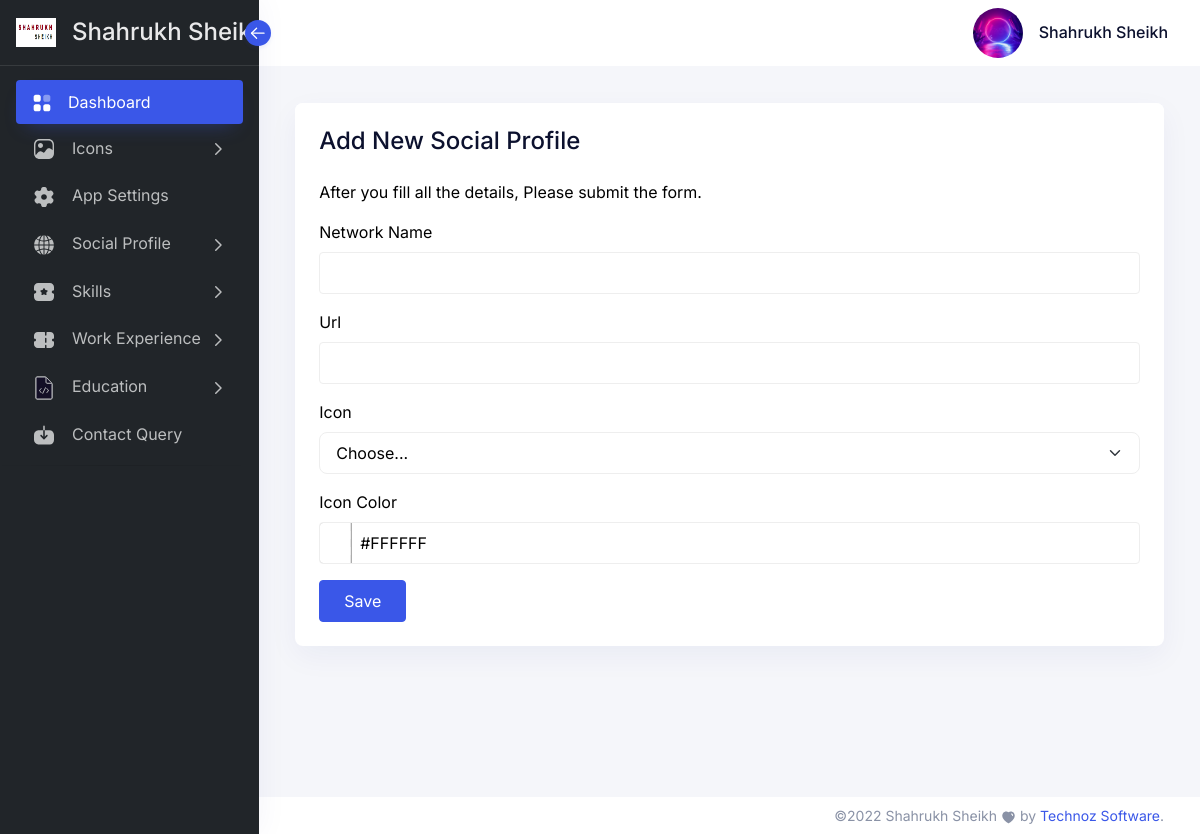
Page /admin/social_add.php (signed in) on the committed database.
### tables this page shows
CREATE TABLE IF NOT EXISTS `app_setting` (
  `app_id` int(255) NOT NULL AUTO_INCREMENT,
  `app_name` varchar(255) DEFAULT NULL,
  `app_admin_logo` text,
  `admin_favicon` text,
  `site_logo` text,
  `site_favicon` text,
  `banner_image` varchar(255) DEFAULT NULL,
  `page_title_prefix` varchar(255) DEFAULT NULL,
  `website_url` varchar(255) DEFAULT NULL,
  `email` varchar(255) DEFAULT NULL,
  `phone` varchar(255) DEFAULT NULL,
  `site_description` text,
  `tagline` varchar(255) DEFAULT NULL,
  `keywords` varchar(255) DEFAULT NULL,
  `sidebar_variant` varchar(255) DEFAULT NULL,
  `admin_panel_theme` varchar(255) DEFAULT NULL,
  `status` int(4) NOT NULL DEFAULT '1',
  `dob` varchar(255) DEFAULT NULL,
  `address` varchar(255) DEFAULT NULL,
  `languages` varchar(255) DEFAULT NULL,
  PRIMARY KEY (`app_id`)
);

CREATE TABLE IF NOT EXISTS `admin_menu` (
  `menu_id` int(255) NOT NULL AUTO_INCREMENT,
  `item_name` varchar(255) NOT NULL,
  `item_link` text NOT NULL,
  `item_icon` text NOT NULL,
  `item_type` int(100) NOT NULL DEFAULT '1',
  `child_id` int(100) NOT NULL DEFAULT '0',
  `placement` int(10) NOT NULL DEFAULT '1',
  `status` int(10) NOT NULL DEFAULT '1',
  PRIMARY KEY (`menu_id`)
);

CREATE TABLE IF NOT EXISTS `app_icons` (
  `icon_id` int(255) NOT NULL AUTO_INCREMENT,
  `icon_name` varchar(255) NOT NULL,
  `icon` longtext NOT NULL,
  `status` int(10) NOT NULL DEFAULT '1',
  PRIMARY KEY (`icon_id`)
);

### class/ClassDb.php (called while the page is built, shortened)
<?php
class DB
{
    public $link = null;
    public function __construct()
    {
        try {
            $this->link = new mysqli(DB_HOST, DB_USER, DB_PASS, DB_NAME);
            $this->link->set_charset("utf8");
        } catch (Exception $e) {
            die('Unable to connect to database');
        }
    }
    public function fetch_object($query, $object = false)
    {
        $row = $this->link->query($query);
        if ($this->link->error) {
            $this->log_db_errors($this->link->error, $query);
            return false;
        } else {
            $r = (!$object) ? $row->fetch_object() : $row->fetch_row();
            return $r;
        }
    }
    public function runQuery($query, $object = false)
    {
        $results = $this->link->query($query);
        if ($this->link->error) {
            $this->log_db_errors($this->link->error, $query);
            return false;
        } else {
            $row = array();
            while ($r = (!$object) ? $results->fetch_assoc() : $results->fetch_object()) {
                $row[] = $r;
            }
            return $row;
        }
    }
}

### config.php (called while the page is built, shortened)
<?php
require_once("class/ClassDb.php");
include("class/ClassQuery.php");
$db_query = new Query();
$web_setting = $db_query->fetch_object("select * from app_setting where app_id=1");
?>

### class/ClassQuery.php (called while the page is built, shortened)
<?php
class Query
{
  function __construct()
  {
    $this->db = new DB();
  }
  function runQuery($query)
  {
    $object = $this->db->runQuery($query);
    return $object;
  }
  function fetch_object($sql)
  {
    $object = $this->db->fetch_object($sql);
    return $object;
  }
}
?>

### admin/admin-auth.php (called while the page is built, shortened)
<?php
    include('../config.php');
    if(!isset($_SESSION[ADMIN_SESSION_NAME])){
        $db_query->redirect(ADMIN_PATH.'/login/' );
    }else{
        $admin_setting = $db_query->fetch_object("select * from admin where admin_id='".$_SESSION[ADMIN_SESSION_NAME]."'");
        $profile_pic = BASEPATH.'/assets/images/'.$admin_setting->admin_profile_pic;
        $menu = $db_query->runQuery("select * from admin_menu  INNER JOIN app_icons on admin_menu.item_icon=app_icons.icon_id WHERE admin_menu.status=1");
    }
?>

### admin/social_add.php (the view, shortened to what this page needs)
<?php
include('./admin-auth.php');
$form_title = 'Add New Social Profile';
$form_subtitle = 'After you fill all the details, Please submit the form.';
$name = '';
$url = '';
?>
<!doctype html>
<html lang="en" dir="ltr">
<head>
    <?php include('includes/head.php'); ?>
    <link rel="stylesheet" href="<?php echo ADMIN_PATH; ?>/styles/custom_styles.css" />
</head>
<body class="theme-color-default <?php echo $web_setting->admin_panel_theme; ?>  ">
    <?php include('includes/sidebar.php'); ?>
    <main class="main-content">
        <div class="position-relative iq-banner">
            <?php include('includes/top-nav.php'); ?>
            <div class="iq-navbar-header" style="height: 85px;">
            </div>
        </div>
        <div class="conatiner-fluid content-inner  mt-n5 py-0">
            <div class="row">
                <div class="col-sm-12 col-lg-12 ms-auto me-auto">
                    <div class="card">
                        <div class="card-header d-flex justify-content-between">
                            <div class="header-title">
                                <h4 class="card-title"><?php echo $form_title; ?></h4>
                            </div>
                        </div>
                        <div class="card-body">
                            <p><?php echo $form_subtitle; ?></p>
                            <form action="<?php echo htmlspecialchars($_SERVER['PHP_SELF']); ?>" method="POST" enctype="multipart/form-data" class="row g-3 needs-validation" novalidate>
                                <div class="col-md-12">
                                    <label for="name" class="form-label">Network Name</label>
                                    <input type="text" name="name" value="<?php echo $name; ?>" class="form-control" id="name" required>
                                </div>
                                <div class="col-md-12">
                                    <label for="url" class="form-label">Url</label>
                                    <input type="text" name="url" value="<?php echo $url; ?>" class="form-control" id="url" required>
                                </div>
                                <div class="col-md-12">
                                    <label for="icon" class="form-label">Icon</label>
                                    <select class="form-select" id="icon" name="icon" required>
                                        <option selected disabled value="0">Choose...</option>
                                    </select>
                                </div>
                                <div class="col-md-12">
                                    <label for="color" class="form-label">Icon Color</label>
                                    <input type="text" name="color" value="<?php echo $color; ?>" class="form-control" id="color" data-jscolor="{}" required>
                                </div>
                                <div class="col-12">
                                    <button class="btn btn-primary" type="submit" id="save">Save</button>
                                </div>
                            </form>
                        </div>
                    </div>
                </div>
            </div>
        </div>
        <?php include('includes/footer.php'); ?>
    </main>
</body>
</html>

### admin/includes/sidebar.php (shortened to what this page needs)
<aside class="sidebar sidebar-default navs-rounded-all sidebar-<?php echo $web_setting->sidebar_variant; ?>">
    <div class="sidebar-header d-flex align-items-center justify-content-start">
        <a href="<?php echo ADMIN_PATH . '/dashboard/' ?>" class="navbar-brand">
            <img src="<?php echo ADMIN_PATH; ?>/images/admin-panel/<?php echo $web_setting->app_admin_logo; ?>" class="admin_app_logo" />
            <h4 class="logo-title"><?php echo APP_NAME; ?></h4>
        </a>
        <div class="sidebar-toggle" data-toggle="sidebar" data-active="true">
            <i class="icon">
            </i>
        </div>
    </div>
    <div class="sidebar-body pt-0 data-scrollbar">
        <div class="sidebar-list">
            <ul class="navbar-nav iq-main-menu" id="sidebar-menu">
                <li class="nav-item">
                    <a class="nav-link active" aria-current="page" href="<?php echo ADMIN_PATH . '/dashboard/' ?>">
                        <i class="icon">
                        </i>
                        <span class="item-name">Dashboard</span>
                    </a>
                </li>
                <?php foreach ($menu as $m) {
                    if ($m['item_link'] != '#' && $m['item_type'] == 0 && $m['placement'] == 1) {
                        if($m['item_name']=='App Settings'){
                            echo '<li class="nav-item">
                                    <a class="nav-link" aria-current="page" href="' . ADMIN_PATH.$m['item_link'] . '1">
                                        <i class="icon">
                                            '.html_entity_decode($m['icon']).'
                                        </i>
                                        <span>' . $m['item_name'] . '</span>
                                    </a>
                                </li>';
                        }else{
                            echo '<li class="nav-item">
                                    <a class="nav-link" aria-current="page" href="' . ADMIN_PATH.$m['item_link'] . '">
                                        <i class="icon">
                                            '.html_entity_decode($m['icon']).'
                                        </i>
                                        <span>' . $m['item_name'] . '</span>
                                    </a>
                                </li>';
                        }
                    } else if ($m['item_link'] == '#' && $m['item_type'] == 0 && $m['child_id'] == 0  && $m['placement'] == 1) {
                        if($admin_setting->admin_level!='z' && $m['item_name']=='Menu' || $admin_setting->admin_level!='z' && $m['item_name']=='Icons' || $admin_setting->admin_level!='z' && $m['item_name']=='Matrix Chart' ){
                        }else{
                        echo '<li class="nav-item">
                                <a class="nav-link" data-bs-toggle="collapse" href="#horizontal-menu'.$m['menu_id'].'" role="button" aria-expanded="false" aria-controls="horizontal-menu">
                                    <i class="icon">
                                    '.html_entity_decode($m['icon']).'
                                    </i>
                                    <span class="item-name">' . $m['item_name'] . '</span>
                                    <i class="right-icon">
                                        <svg xmlns="http://www.w3.org/2000/svg" width="18" fill="none" viewBox="0 0 24 24" stroke="currentColor">
                                            <path stroke-linecap="round" stroke-linejoin="round" stroke-width="2" d="M9 5l7 7-7 7" />
                                        </svg>
                                    </i>
                                </a>
                                <ul class="sub-nav collapse" id="horizontal-menu'.$m['menu_id'].'" data-bs-parent="#sidebar-menu">
                                ';
                        echo '</ul>
                                </li>';
                        }
                    }
                }
                ?>
                <li>
                    <hr class="hr-horizontal">
                </li>
            </ul>
        </div>
    </div>
</aside>

### admin/includes/top-nav.php (shortened to what this page needs)
<nav class="nav navbar navbar-expand-lg navbar-light iq-navbar">
    <div class="container-fluid navbar-inner">
        <div class="collapse navbar-collapse" id="navbarSupportedContent">
            <ul class="mb-2 navbar-nav ms-auto align-items-center navbar-list mb-lg-0">
                <li class="nav-item dropdown">
                    <a class="py-0 nav-link d-flex align-items-center" href="#" id="navbarDropdown" role="button" data-bs-toggle="dropdown" aria-expanded="false">
                        <img src="<?php echo $profile_pic; ?>" alt="<?php echo $admin_setting->admin_name ?>" class="theme-color-default-img img-fluid avatar avatar-50 avatar-rounded">
                        <div class="caption ms-3 d-none d-md-block ">
                            <h6 class="mb-0 caption-title"><?php echo $admin_setting->admin_name; ?></h6>
                        </div>
                    </a>
                </li>
            </ul>
        </div>
    </div>
</nav>

### admin/styles/custom_styles.css (style rules this page uses)
.form-label { color:#000 !important; }
.admin_app_logo { width:40px !important; height:auto !important; }
.light .form-label { color:#000 !important; }
.light p { color:#000 !important; }
.light .form-control { color: #000 !important; }
.light .form-select { color: #000 !important; }

### rows in the picture
app_setting: app_admin_logo (picture)
admin_menu: item_name "Icons"
admin_menu: item_name "App Settings"
admin_menu: item_name "Social Profile"
admin_menu: item_name "Skills"
admin_menu: item_name "Work Experience"
admin_menu: item_name "Education"
admin_menu: item_name "Contact Query"

### other values in the picture
APP_NAME "Shahrukh Sheikh"
$admin_setting->admin_name "Shahrukh Sheikh"
$form_title "Add New Social Profile"
$form_subtitle "After you fill all the details, Please submit the form."
